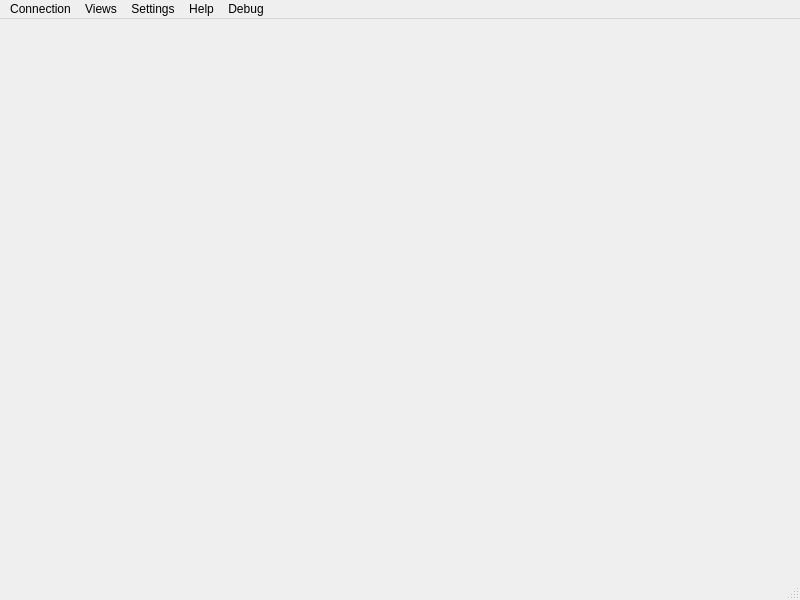
<ui version="4.0" >
 <class>MainWin</class>
 <widget class="QMainWindow" name="MainWin" >
  <property name="geometry" >
   <rect>
    <x>0</x>
    <y>0</y>
    <width>800</width>
    <height>600</height>
   </rect>
  </property>
  <property name="windowTitle" >
   <string>MainWindow</string>
  </property>
  <widget class="QWidget" name="centralwidget" >
   <property name="sizePolicy" >
    <sizepolicy vsizetype="Expanding" hsizetype="Expanding" >
     <horstretch>0</horstretch>
     <verstretch>0</verstretch>
    </sizepolicy>
   </property>
   <layout class="QVBoxLayout" >
    <property name="spacing" >
     <number>6</number>
    </property>
    <property name="leftMargin" >
     <number>9</number>
    </property>
    <property name="topMargin" >
     <number>9</number>
    </property>
    <property name="rightMargin" >
     <number>9</number>
    </property>
    <property name="bottomMargin" >
     <number>9</number>
    </property>
    <item>
     <widget class="BufferWidget" native="1" name="bufferWidget" />
    </item>
   </layout>
  </widget>
  <widget class="QMenuBar" name="menubar" >
   <property name="geometry" >
    <rect>
     <x>0</x>
     <y>0</y>
     <width>800</width>
     <height>28</height>
    </rect>
   </property>
   <widget class="QMenu" name="menuConnection" >
    <property name="title" >
     <string>Connection</string>
    </property>
    <addaction name="actionNetworkList" />
    <addaction name="actionQuickConnect" />
    <addaction name="separator" />
    <addaction name="actionDisconnect" />
    <addaction name="actionReconnect" />
    <addaction name="separator" />
    <addaction name="actionJoinChannel" />
    <addaction name="separator" />
    <addaction name="actionSetAwayGlobally" />
    <addaction name="separator" />
    <addaction name="actionQuit" />
   </widget>
   <widget class="QMenu" name="menuSettings" >
    <property name="title" >
     <string>Settings</string>
    </property>
    <addaction name="separator" />
    <addaction name="actionEditIdentities" />
    <addaction name="separator" />
    <addaction name="separator" />
    <addaction name="actionSettingsDlg" />
   </widget>
   <widget class="QMenu" name="menuViews" >
    <property name="title" >
     <string>Views</string>
    </property>
    <addaction name="actionManageViews" />
    <addaction name="separator" />
   </widget>
   <widget class="QMenu" name="menuHelp" >
    <property name="title" >
     <string>Help</string>
    </property>
    <addaction name="actionAboutQuassel" />
    <addaction name="actionAboutQt" />
   </widget>
   <widget class="QMenu" name="menuDebug" >
    <property name="title" >
     <string>Debug</string>
    </property>
    <addaction name="actionImportBacklog" />
   </widget>
   <addaction name="menuConnection" />
   <addaction name="menuViews" />
   <addaction name="menuSettings" />
   <addaction name="menuHelp" />
   <addaction name="menuDebug" />
  </widget>
  <widget class="QStatusBar" name="statusbar" />
  <action name="actionNetworkList" >
   <property name="text" >
    <string>&amp;Network List...</string>
   </property>
   <property name="shortcut" >
    <string>F2</string>
   </property>
  </action>
  <action name="actionQuickConnect" >
   <property name="enabled" >
    <bool>false</bool>
   </property>
   <property name="text" >
    <string>Quick &amp;Connect...</string>
   </property>
  </action>
  <action name="actionDisconnect" >
   <property name="enabled" >
    <bool>false</bool>
   </property>
   <property name="text" >
    <string>Disconnect</string>
   </property>
  </action>
  <action name="actionReconnect" >
   <property name="enabled" >
    <bool>false</bool>
   </property>
   <property name="text" >
    <string>Reconnect</string>
   </property>
  </action>
  <action name="actionJoinChannel" >
   <property name="enabled" >
    <bool>false</bool>
   </property>
   <property name="text" >
    <string>Join Channel...</string>
   </property>
  </action>
  <action name="actionSetAwayGlobally" >
   <property name="enabled" >
    <bool>false</bool>
   </property>
   <property name="text" >
    <string>Set Away globally</string>
   </property>
  </action>
  <action name="actionQuit" >
   <property name="text" >
    <string>Quit...</string>
   </property>
  </action>
  <action name="actionEditIdentities" >
   <property name="text" >
    <string>Edit Identities...</string>
   </property>
  </action>
  <action name="actionSettingsDlg" >
   <property name="text" >
    <string>Configure Quassel...</string>
   </property>
   <property name="shortcut" >
    <string>F7</string>
   </property>
  </action>
  <action name="actionManageViews" >
   <property name="enabled" >
    <bool>false</bool>
   </property>
   <property name="text" >
    <string>Manage Views...</string>
   </property>
  </action>
  <action name="actionAboutQt" >
   <property name="text" >
    <string>About Qt...</string>
   </property>
  </action>
  <action name="actionAboutQuassel" >
   <property name="text" >
    <string>About Quassel IRC...</string>
   </property>
  </action>
  <action name="actionImportBacklog" >
   <property name="text" >
    <string>Import Backlog</string>
   </property>
  </action>
 </widget>
 <customwidgets>
  <customwidget>
   <class>BufferWidget</class>
   <extends>QWidget</extends>
   <header>bufferwidget.h</header>
  </customwidget>
 </customwidgets>
 <resources/>
 <connections>
  <connection>
   <sender>actionQuit</sender>
   <signal>triggered()</signal>
   <receiver>MainWin</receiver>
   <slot>close()</slot>
   <hints>
    <hint type="sourcelabel" >
     <x>-1</x>
     <y>-1</y>
    </hint>
    <hint type="destinationlabel" >
     <x>399</x>
     <y>299</y>
    </hint>
   </hints>
  </connection>
 </connections>
</ui>
